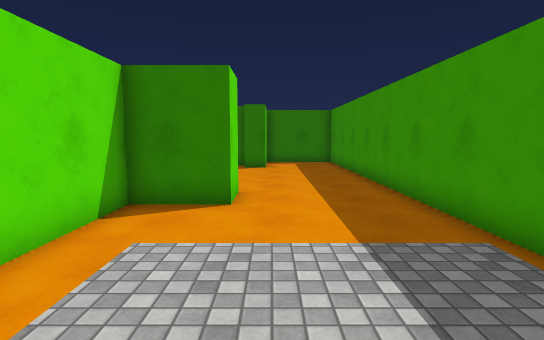
view 1 (above)

17 first-person views from a walk through a Unity game level. The camera is 1.5 m above the floor, tilts 6° down and sees 80° across. The floor is counted in squares, 1 m on a side. Each view is taken from the middle of a square. On the plan, view 1 faces up. The plan holds only what a view shows up to about 15 squares ahead; the rest is blank. The player is left out. Surface patterns are stand-ins for the level's own textures.

view 2
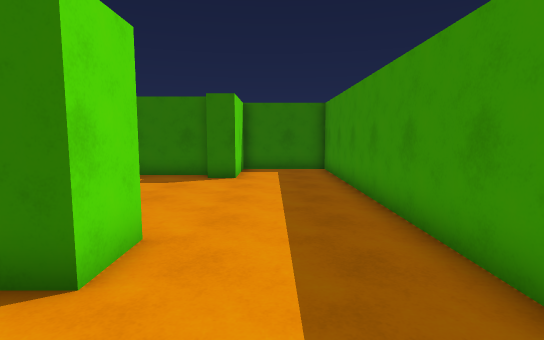

view 3
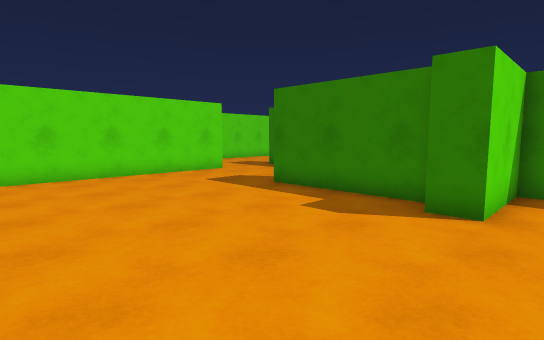

view 4
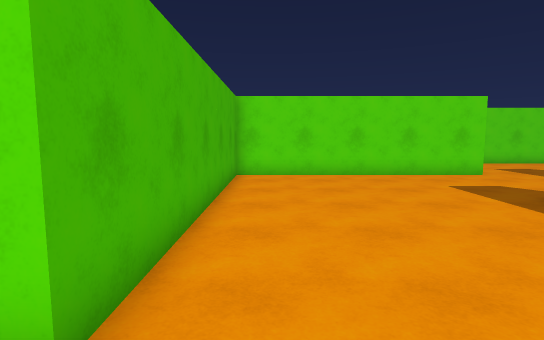

view 5
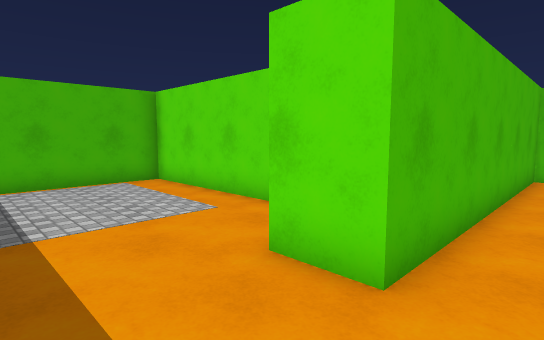

view 6
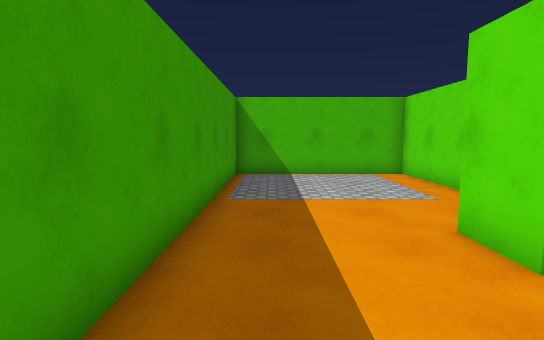

view 7
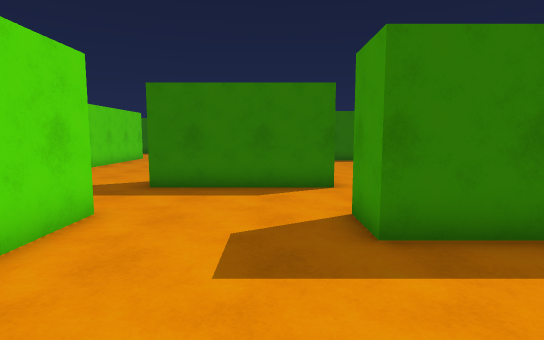

view 8
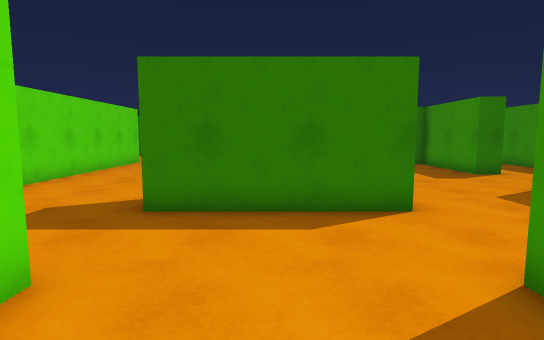

view 9
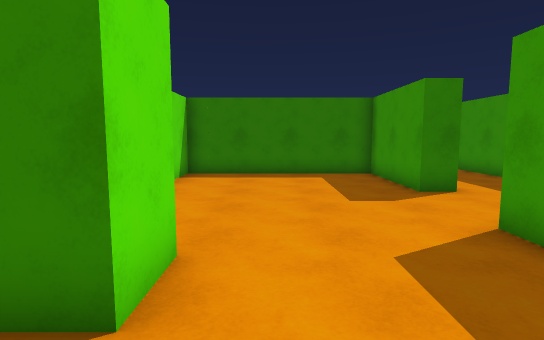

view 10
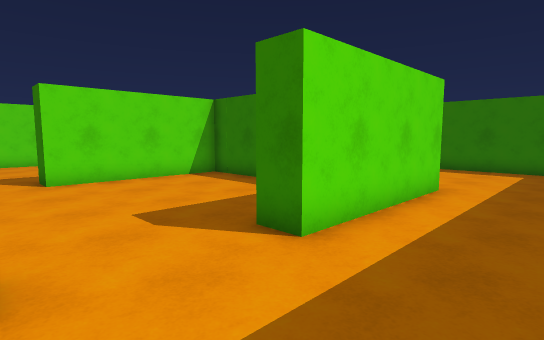

view 11
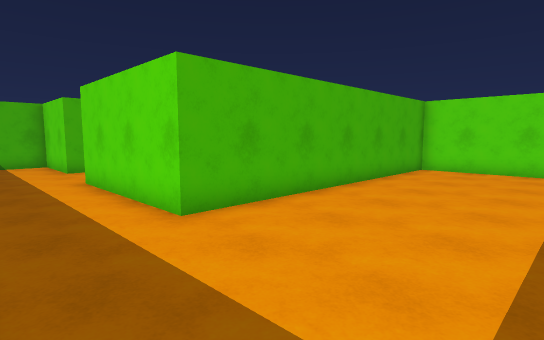

view 12
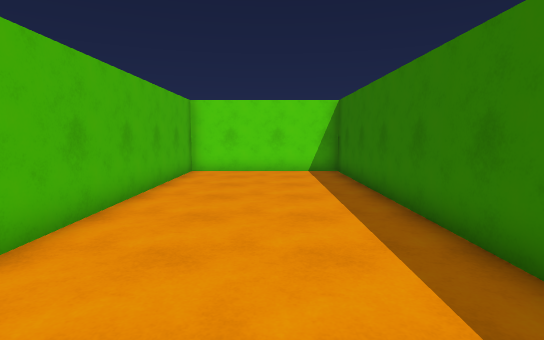

view 13
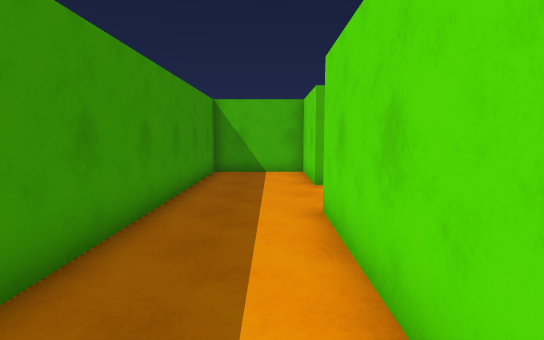

view 14
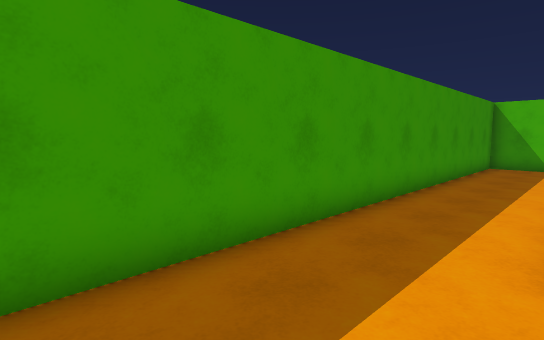

view 15
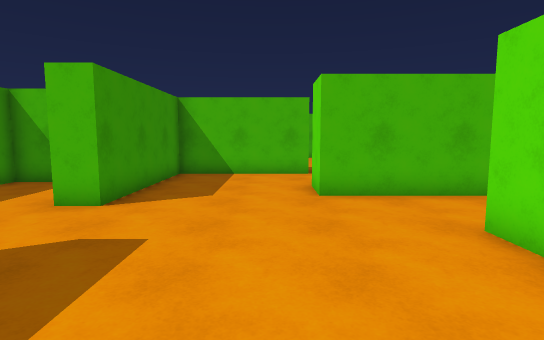

view 16
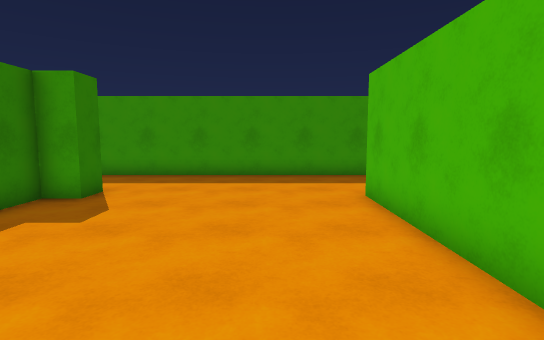

view 17
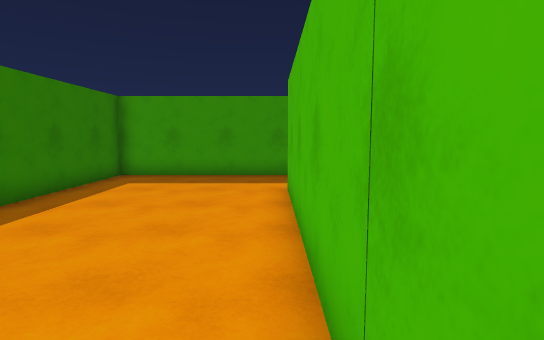

### Floor plan
Ten units are one square. View 1 is at (0, 0); x grows to the right and y downward. Boxes are objects, and circles mark ways between rooms. Rooms are numbered by the first view taken in them; rooms with no view inside come last. Other rooms are left out.
<svg viewBox="-124 -403 163 416">
<path fill="none" stroke="#000" d="M-62 -213 -106 -213M-114 -182 -114 -86 -9 -86 -9 -70 -32 -70 -32 8 34 8 34 -189 -3 -189 -3 -156 -13 -156 -13 -165 -65 -165 -65 -181 -55 -181M-86 -229 -62 -229 -62 -213M-55 -181 -13 -181 -13 -241 -3 -241 -3 -205 34 -205 34 -398 -119 -398 -119 -336 0 -336 0 -276 -10 -276 -10 -320 -84 -320 -84 -260"/>
<circle cx="-65" cy="-195" r="3" fill="#2a7"/>
<text x="-30" y="-110">1</text>
<text x="-30" y="-300">2</text>
</svg>
Room 1 opens to room 2.

Where each view was taken, in squares from view 1:
view 1: 0 up, 0 right, facing up
view 2: 4 up, 1 right, facing up
view 3: 9 up, 1 right, facing up-left
view 4: 10 up, 1 right, facing left
view 5: 10 up, 2 right, facing down-left
view 6: 12 up, 2 right, facing down
view 7: 12 up, 8 left, facing up
view 8: 15 up, 9 left, facing up
view 9: 19 up, 5 left, facing up
view 10: 24 up, 3 right, facing up-left
view 11: 39 up, 3 right, facing down-left
view 12: 37 up, 2 right, facing left
view 13: 34 up, 1 right, facing down
view 14: 38 up, 0 right, facing down-right
view 15: 31 up, 5 left, facing down
view 16: 11 up, 9 left, facing right
view 17: 34 up, 9 left, facing right
